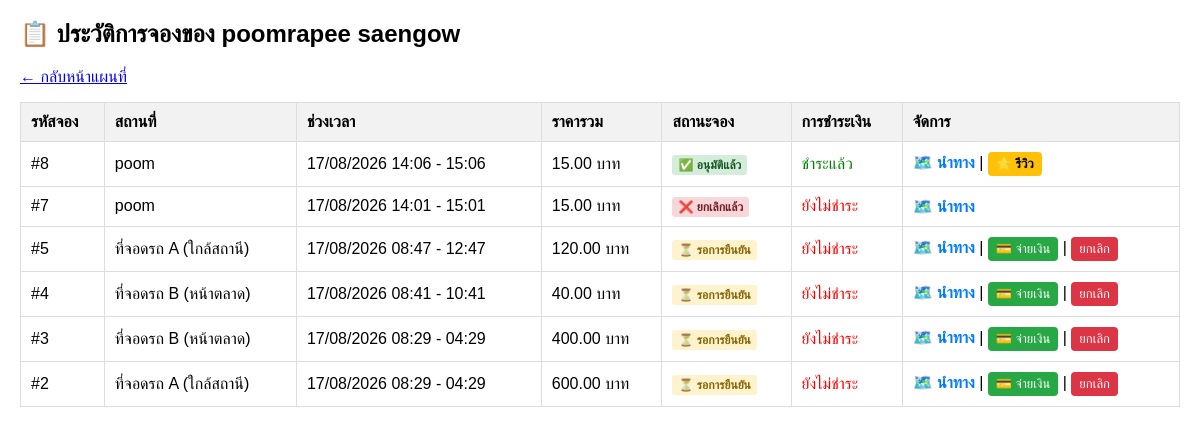
Screenshot of /my_bookings.php (signed in) with the database file from the repository.
### tables this page shows
CREATE TABLE `bookings` (
  `booking_id` int(11) NOT NULL,
  `user_id` int(11) NOT NULL,
  `spot_id` int(11) NOT NULL,
  `start_time` datetime NOT NULL,
  `end_time` datetime NOT NULL,
  `total_price` double NOT NULL,
  `slip_image` varchar(255) DEFAULT NULL,
  `status` varchar(20) NOT NULL,
  `payment_status` varchar(20) DEFAULT 'unpaid',
  `created_at` timestamp NOT NULL DEFAULT current_timestamp()
);

CREATE TABLE `parking_spots` (
  `spot_id` int(11) NOT NULL,
  `user_id` int(11) NOT NULL,
  `title` varchar(100) NOT NULL,
  `description` text DEFAULT NULL,
  `contact_phone` varchar(20) DEFAULT NULL,
  `image` varchar(255) DEFAULT NULL,
  `latitude` double NOT NULL,
  `longitude` double NOT NULL,
  `price_per_hour` double NOT NULL,
  `status` varchar(20) NOT NULL
);

### my_bookings.php (the view, shortened to what this page needs)
<?php
require_once 'db.php';
$user_id = $_SESSION['user_id'];
$sql = "SELECT b.*, p.title, p.latitude, p.longitude, r.review_id
        FROM bookings b
        JOIN parking_spots p ON b.spot_id = p.spot_id
        LEFT JOIN reviews r ON b.booking_id = r.booking_id
        WHERE b.user_id = ? ORDER BY b.booking_id DESC";
$stmt = $conn->prepare($sql);
$stmt->bind_param("i", $user_id);
$stmt->execute();
$result = $stmt->get_result();
?>
<!DOCTYPE html>
<html lang="th">
<head>
</head>
<body>
    <h2>📋 ประวัติการจองของ <?= htmlspecialchars($_SESSION['full_name']) ?></h2>
    <p><a href="index.php">← กลับหน้าแผนที่</a></p>
    <table>
        <tr>
            <th>รหัสจอง</th>
            <th>สถานที่</th>
            <th>ช่วงเวลา</th>
            <th>ราคารวม</th>
            <th>สถานะจอง</th>
            <th>การชำระเงิน</th>
            <th>จัดการ</th>
        </tr>
        <?php if ($result->num_rows > 0): ?>
            <?php while ($row = $result->fetch_assoc()): ?>
                <tr>
                    <td>#<?= $row['booking_id'] ?></td>
                    <td><?= htmlspecialchars($row['title']) ?></td>
                    <td><?= date('d/m/Y H:i', strtotime($row['start_time'])) ?> - <?= date('H:i', strtotime($row['end_time'])) ?></td>
                    <td><?= number_format($row['total_price'], 2) ?> บาท</td>
                    <td>
                        <?php if ($row['status'] === 'pending'): ?>
                            <span class="badge bg-pending">⏳ รอการยืนยัน</span>
                        <?php elseif ($row['status'] === 'approved'): ?>
                            <span class="badge bg-approved">✅ อนุมัติแล้ว</span>
                        <?php else: ?>
                            <span class="badge bg-cancelled">❌ ยกเลิกแล้ว</span>
                        <?php endif; ?>
                    </td>
                    <td>
                        <?php if ($row['payment_status'] === 'unpaid'): ?>
                            <span style="color:red;">ยังไม่ชำระ</span>
                        <?php elseif ($row['payment_status'] === 'pending_approval'): ?>
                            <span style="color:orange;">ส่งสลิปแล้ว (รอตรวจ)</span>
                        <?php else: ?>
                            <span style="color:green;">ชำระแล้ว</span>
                        <?php endif; ?>
                    </td>
                    <td>
                        <a href="https://www.google.com/maps/dir/?api=1&destination=<?= $row['latitude'] ?>,<?= $row['longitude'] ?>" target="_blank" class="btn-map">🗺️ นำทาง</a>
                        <?php if ($row['status'] === 'pending'): ?>
                            <?php if ($row['payment_status'] === 'unpaid'): ?>
                                | <a href="upload_slip.php?id=<?= $row['booking_id'] ?>" class="btn btn-pay">💳 จ่ายเงิน</a>
                            <?php endif; ?>
                            | <a href="cancel_booking.php?id=<?= $row['booking_id'] ?>" class="btn btn-cancel" onclick="return confirm('ยืนยันยกเลิกการจอง?')">ยกเลิก</a>
                        <?php elseif ($row['status'] === 'approved'): ?>
                            <?php if (!$row['review_id']): ?>
                                | <a href="rate_spot.php?booking_id=<?= $row['booking_id'] ?>" class="btn btn-review">⭐ รีวิว</a>
                            <?php else: ?>
                                | <span style="color:gray; font-size:12px;">รีวิวแล้ว</span>
                            <?php endif; ?>
                        <?php endif; ?>
                    </td>
                </tr>
            <?php endwhile; ?>
        <?php else: ?>
            <tr><td colspan="7" style="text-align:center;">ยังไม่มีรายการจอง</td></tr>
        <?php endif; ?>
    </table>
</body>
</html>

### my_bookings.php (style rules this page uses)
body { font-family: Arial, sans-serif; margin: 20px; }
table { width: 100%; border-collapse: collapse; margin-top: 15px; }
th, td { border: 1px solid #ddd; padding: 10px; text-align: left; }
th { background-color: #f2f2f2; }
.btn { padding: 4px 8px; text-decoration: none; border-radius: 4px; font-size: 13px; color: white; display: inline-block; }
.btn-pay { background: #28a745; }
.btn-cancel { background: #dc3545; }
.btn-review { background: #ffc107; color: black; font-weight: bold; }
.btn-map { color: #007bff; text-decoration: none; font-weight: bold; }
.badge { padding: 3px 6px; border-radius: 3px; font-size: 12px; font-weight: bold; }
.bg-pending { background: #fff3cd; color: #856404; }
.bg-approved { background: #d4edda; color: #155724; }
.bg-cancelled { background: #f8d7da; color: #721c24; }

### rows the page displays
bookings: booking_id "8", spot.title "poom", start_time "17/08/2026 14:06", end_time "15:06", total_price "15.00", status "✅ อนุมัติแล้ว", payment_status "ชำระแล้ว"
bookings: booking_id "7", spot.title "poom", start_time "17/08/2026 14:01", end_time "15:01", total_price "15.00", status "❌ ยกเลิกแล้ว", payment_status "ยังไม่ชำระ"
bookings: booking_id "5", spot.title "ที่จอดรถ A (ใกล้สถานี)", start_time "17/08/2026 08:47", end_time "12:47", total_price "120.00", status "⏳ รอการยืนยัน", payment_status "ยังไม่ชำระ"
bookings: booking_id "4", spot.title "ที่จอดรถ B (หน้าตลาด)", start_time "17/08/2026 08:41", end_time "10:41", total_price "40.00", status "⏳ รอการยืนยัน", payment_status "ยังไม่ชำระ"
bookings: booking_id "3", spot.title "ที่จอดรถ B (หน้าตลาด)", start_time "17/08/2026 08:29", end_time "04:29", total_price "400.00", status "⏳ รอการยืนยัน", payment_status "ยังไม่ชำระ"
bookings: booking_id "2", spot.title "ที่จอดรถ A (ใกล้สถานี)", start_time "17/08/2026 08:29", end_time "04:29", total_price "600.00", status "⏳ รอการยืนยัน", payment_status "ยังไม่ชำระ"

### other values shown
$_SESSION['full_name'] "poomrapee saengow"
